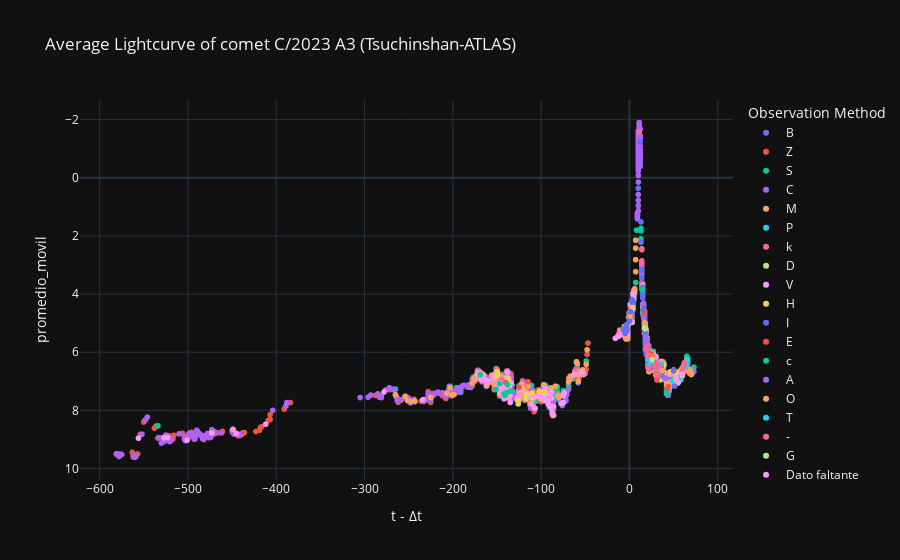

The notebook cell this image was saved under:
### Code cell
# Curva de luz Promediada
labels = {'delta_t':'t - Δt','magnitud_reducida':'Max apparent total magnitude reduced', 'obs_method_key' : 'Observation Method'}
fig = px.scatter(curva_de_luz_promediada_df, x='delta_t', y='promedio_movil', color='obs_method_key', template= 'plotly_dark', labels= labels, title= f'Average Lightcurve of comet {nombre_cometa} (Tsuchinshan-ATLAS)')
fig.update_yaxes(autorange="reversed")
fig.show()

### Figure 1 — Plotly figure (JSON) as saved in the notebook; plotly's stock layout.template omitted (floating-point values rounded to 4 significant figures; data arrays with more than 128 entries replaced by an {"elided": "..."} marker saying what was removed)
{"data": [{"hovertemplate": "Observation Method=B<br>t - Δt=%{x}<br>promedio_movil=%{y}<extra></extra>", "legendgroup": "B", "marker": {"color": "#636efa", "symbol": "circle"}, "mode": "markers", "name": "B", "showlegend": true, "type": "scattergl", "x": {"elided": "157 int values"}, "xaxis": "x", "y": {"elided": "157 float values"}, "yaxis": "y"}, {"hovertemplate": "Observation Method=Z<br>t - Δt=%{x}<br>promedio_movil=%{y}<extra></extra>", "legendgroup": "Z", "marker": {"color": "#EF553B", "symbol": "circle"}, "mode": "markers", "name": "Z", "showlegend": true, "type": "scattergl", "x": {"elided": "347 int values"}, "xaxis": "x", "y": {"elided": "347 float values"}, "yaxis": "y"}, {"hovertemplate": "Observation Method=S<br>t - Δt=%{x}<br>promedio_movil=%{y}<extra></extra>", "legendgroup": "S", "marker": {"color": "#00cc96", "symbol": "circle"}, "mode": "markers", "name": "S", "showlegend": true, "type": "scattergl", "x": {"elided": "424 int values"}, "xaxis": "x", "y": {"elided": "424 float values"}, "yaxis": "y"}, {"hovertemplate": "Observation Method=C<br>t - Δt=%{x}<br>promedio_movil=%{y}<extra></extra>", "legendgroup": "C", "marker": {"color": "#ab63fa", "symbol": "circle"}, "mode": "markers", "name": "C", "showlegend": true, "type": "scattergl", "x": {"elided": "581 int values"}, "xaxis": "x", "y": {"elided": "581 float values"}, "yaxis": "y"}, {"hovertemplate": "Observation Method=M<br>t - Δt=%{x}<br>promedio_movil=%{y}<extra></extra>", "legendgroup": "M", "marker": {"color": "#FFA15A", "symbol": "circle"}, "mode": "markers", "name": "M", "showlegend": true, "type": "scattergl", "x": {"elided": "516 int values"}, "xaxis": "x", "y": {"elided": "516 float values"}, "yaxis": "y"}, {"hovertemplate": "Observation Method=P<br>t - Δt=%{x}<br>promedio_movil=%{y}<extra></extra>", "legendgroup": "P", "marker": {"color": "#19d3f3", "symbol": "circle"}, "mode": "markers", "name": "P", "showlegend": true, "type": "scattergl", "x": [66, 64, 58, 56, 54, 49, 30, 24, 22, 18, 18, 17, 16, 16, 15, 15, 14, 3], "xaxis": "x", "y": [6.279, 6.508, 6.937, 6.864, 7.065, 6.973, 6.555, 6.131, 6.351, 5.55, 5.636, 4.751, 4.458, 4.501, 4.624, 3.83, 3.144, 4.586], "yaxis": "y"}, {"hovertemplate": "Observation Method=k<br>t - Δt=%{x}<br>promedio_movil=%{y}<extra></extra>", "legendgroup": "k", "marker": {"color": "#FF6692", "symbol": "circle"}, "mode": "markers", "name": "k", "showlegend": true, "type": "scattergl", "x": [62, 61, 60, 55, 45, 34, 30, 26, 25, 22, 21, 5, 4, 3, 1, 0, -1, -2, -2, -3, -3, -3, -4, -7, -9, -9, -12, -62, -94, -109, -110, -120, -138, -138, -138, -139, -139, -139, -139, -144, -148, -149, -150, -150, -153, -166], "xaxis": "x", "y": [6.367, 6.542, 6.649, 6.995, 6.726, 6.78, 6.322, 6.367, 6.233, 6.585, 6.08, 4.095, 4.049, 4.56, 4.43, 4.761, 5.013, 5.148, 5.3, 5.197, 5.366, 5.294, 5.282, 5.213, 5.389, 5.328, 5.354, 6.662, 7.563, 7.893, 7.391, 7.189, 7.265, 6.916, 6.758, 7.055, 7.067, 6.647, 6.703, 6.956, 6.928, 7.05, 6.592, 6.664, 7.29, 6.77], "yaxis": "y"}, {"hovertemplate": "Observation Method=D<br>t - Δt=%{x}<br>promedio_movil=%{y}<extra></extra>", "legendgroup": "D", "marker": {"color": "#B6E880", "symbol": "circle"}, "mode": "markers", "name": "D", "showlegend": true, "type": "scattergl", "x": [60, 55, 53, 46, 35, 34, 5, 4, 3, 0, -1, -2, -2, -3, -3, -3, -4, -96, -102, -110, -117, -122, -126, -137, -138, -141, -142], "xaxis": "x", "y": [6.802, 7.056, 6.945, 6.756, 6.95, 6.877, 4.033, 4.171, 4.975, 4.803, 5.029, 5.089, 5.288, 5.203, 5.366, 5.366, 5.328, 7.511, 7.399, 7.561, 7.582, 7.298, 7.777, 7.115, 7.22, 7.573, 7.488], "yaxis": "y"}, {"hovertemplate": "Observation Method=V<br>t - Δt=%{x}<br>promedio_movil=%{y}<extra></extra>", "legendgroup": "V", "marker": {"color": "#FF97FF", "symbol": "circle"}, "mode": "markers", "name": "V", "showlegend": true, "type": "scattergl", "x": [60, 55, 53, 46, 45, 41, 39, 35, 34, 30, 22, 18, 17, 5, 4, 3, 2, 1, 0, -1, -2, -2, -3, -3, -3, -4, -7, -9, -9, -12, -16, -54, -62, -74, -75, -75, -77, -86, -86, -87, -88, -88, -90, -90, -91, -92, -94, -95, -96, -96, -97, -100, -101, -102, -105, -107, -110, -111, -113, -115, -117, -120, -122, -125, -126, -127, -134, -135, -135, -136, -137, -137, -138, -139, -140, -141, -141, -142, -144, -145, -146, -147, -148, -148, -149, -150, -152, -154, -160, -161, -164, -165, -166, -166, -167, -168, -168, -172, -234, -278, -412, -445, -449, -473, -501, -523, -527, -556], "xaxis": "x", "y": [6.754, 7.019, 6.874, 6.749, 7.223, 6.929, 6.717, 6.707, 6.612, 6.151, 6.311, 5.236, 5.065, 4.17, 3.981, 4.932, 4.578, 4.345, 4.632, 5.028, 5.372, 5.315, 5.229, 5.366, 5.323, 5.351, 5.239, 5.326, 5.379, 5.447, 5.521, 6.694, 6.75, 7.401, 7.499, 7.733, 7.761, 7.862, 8.173, 8.093, 7.577, 7.374, 7.441, 7.854, 7.81, 7.784, 7.646, 7.238, 7.668, 7.582, 7.357, 7.56, 7.526, 7.444, 7.526, 7.933, 7.49, 7.783, 7.468, 7.425, 7.44, 7.345, 7.198, 7.26, 7.534, 7.596, 7.067, 7.497, 7.726, 7.156, 6.973, 7.301, 6.687, 6.888, 7.174, 7.145, 7.431, 7.602, 7.085, 7.325, 7.059, 7.362, 7.072, 7.187, 7.11, 6.721, 6.925, 6.812, 6.993, 7.056, 6.95, 6.793, 6.867, 6.77, 6.962, 6.906, 6.917, 6.765, 7.637, 7.368, 8.479, 8.8, 8.653, 8.778, 9.024, 8.936, 8.947, 8.957], "yaxis": "y"}, {"hovertemplate": "Observation Method=H<br>t - Δt=%{x}<br>promedio_movil=%{y}<extra></extra>", "legendgroup": "H", "marker": {"color": "#FECB52", "symbol": "circle"}, "mode": "markers", "name": "H", "showlegend": true, "type": "scattergl", "x": [53, 46, 39, 35, -96, -102, -110, -117, -122, -126, -137, -138, -138, -139, -139, -141, -142, -150, -150, -150, -150], "xaxis": "x", "y": [6.688, 6.677, 6.445, 6.85, 7.339, 7.343, 7.404, 7.466, 7.212, 7.677, 6.901, 7.016, 7.001, 7.065, 7.006, 7.459, 7.445, 6.827, 6.795, 6.764, 6.664], "yaxis": "y"}, {"hovertemplate": "Observation Method=I<br>t - Δt=%{x}<br>promedio_movil=%{y}<extra></extra>", "legendgroup": "I", "marker": {"color": "#636efa", "symbol": "circle"}, "mode": "markers", "name": "I", "showlegend": true, "type": "scattergl", "x": [51, 50, 40, 37, 36, 34, 27, 25, 25, 25, 24, 24, 23, 22, 22, 22, 22, 22, 21, 21, 21, 20, 20, 20, 20, 19, 19, 19, 19, 19, 18, 18, 18, 18, 18, 18, 18, 18, 18, 18, 17, 17, 17, 17, 17, 17, 17, 17, 16, 16, 16, 16, 16, 16, 15, 15, 15, 15, 15, 15, 15, 15, 15, 15, 15, 15, 14, 14, 14, 14, 13, 13, 12, 10, 4, 4, 4, 4, 3, 3, 3, 3, 3, 3, 3, 2, 2, 2, 1, 1, 1, 1, 0, 0, 0, 0, 0, -3, -3, -3, -5, -5, -6, -7], "xaxis": "x", "y": [7.167, 6.643, 6.885, 6.678, 6.749, 6.815, 6.297, 6.517, 6.204, 6.09, 6.205, 6.191, 6.351, 6.331, 6.411, 6.197, 6.225, 6.011, 6.009, 5.994, 5.794, 6.023, 5.637, 5.823, 5.866, 6.07, 5.726, 5.555, 5.398, 5.855, 5.928, 5.564, 5.45, 5.35, 5.707, 5.279, 5.307, 5.393, 5.522, 5.407, 5.008, 4.994, 5.023, 4.894, 4.894, 4.78, 4.923, 5.023, 4.542, 4.487, 4.601, 4.429, 4.501, 4.672, 4.002, 4.13, 3.887, 4.073, 3.873, 3.887, 3.845, 3.845, 3.773, 3.83, 3.816, 3.916, 3.822, 3.444, 3.187, 3.158, 2.221, 1.519, -1.236, 0.3607, 4.296, 4.285, 4.242, 4.285, 4.23, 4.19, 4.284, 4.76, 4.603, 4.603, 4.617, 4.62, 4.551, 4.567, 4.627, 4.614, 4.573, 4.688, 4.76, 4.904, 4.932, 4.847, 4.932, 5.052, 5.194, 5.266, 5.159, 5.354, 5.213, 5.235], "yaxis": "y"}, {"hovertemplate": "Observation Method=E<br>t - Δt=%{x}<br>promedio_movil=%{y}<extra></extra>", "legendgroup": "E", "marker": {"color": "#EF553B", "symbol": "circle"}, "mode": "markers", "name": "E", "showlegend": true, "type": "scattergl", "x": [44, 43, 35, 33, 32, 31, 25, 24, 16, -140], "xaxis": "x", "y": [7.184, 7.277, 6.721, 6.811, 6.596, 6.945, 6.076, 6.133, 4.684, 7.046], "yaxis": "y"}, {"hovertemplate": "Observation Method=c<br>t - Δt=%{x}<br>promedio_movil=%{y}<extra></extra>", "legendgroup": "c", "marker": {"color": "#00cc96", "symbol": "circle"}, "mode": "markers", "name": "c", "showlegend": true, "type": "scattergl", "x": [42, 34, 15, -135, -138, -139, -141, -142, -147, -151, -169], "xaxis": "x", "y": [7.417, 6.744, 3.845, 7.34, 7.116, 7.388, 7.488, 7.43, 7.076, 7.274, 6.776], "yaxis": "y"}, {"hovertemplate": "Observation Method=A<br>t - Δt=%{x}<br>promedio_movil=%{y}<extra></extra>", "legendgroup": "A", "marker": {"color": "#ab63fa", "symbol": "circle"}, "mode": "markers", "name": "A", "showlegend": true, "type": "scattergl", "x": [41, 36, 35, 26, 24, 22, 21, 20, 20, 19, 18, 18, 18, 17, 16, 15], "xaxis": "x", "y": [6.9, 6.535, 6.592, 6.295, 6.205, 6.382, 6.137, 5.751, 5.951, 5.583, 5.479, null, null, 4.98, 4.824, 4.334], "yaxis": "y"}, {"hovertemplate": "Observation Method=O<br>t - Δt=%{x}<br>promedio_movil=%{y}<extra></extra>", "legendgroup": "O", "marker": {"color": "#FFA15A", "symbol": "circle"}, "mode": "markers", "name": "O", "showlegend": true, "type": "scattergl", "x": [37, 32, 30, 29, 24, 23, 17, 1], "xaxis": "x", "y": [6.635, 6.539, 6.513, 6.476, 6.333, 6.237, 4.994, 4.759], "yaxis": "y"}, {"hovertemplate": "Observation Method=T<br>t - Δt=%{x}<br>promedio_movil=%{y}<extra></extra>", "legendgroup": "T", "marker": {"color": "#19d3f3", "symbol": "circle"}, "mode": "markers", "name": "T", "showlegend": true, "type": "scattergl", "x": [36, 23, 22], "xaxis": "x", "y": [6.406, 6.379, 6.225], "yaxis": "y"}, {"hovertemplate": "Observation Method=-<br>t - Δt=%{x}<br>promedio_movil=%{y}<extra></extra>", "legendgroup": "-", "marker": {"color": "#FF6692", "symbol": "circle"}, "mode": "markers", "name": "-", "showlegend": true, "type": "scattergl", "x": [33, 32, 31, 30, 30, 29, 26, 24, 24, 22, 21, 20, 19, 14, 14, 14, 14, 11], "xaxis": "x", "y": [6.49, 6.801, 6.501, 6.722, 6.565, 6.461, 6.134, 6.141, 6.191, 6.531, 6.09, 5.803, 5.887, 2.944, 2.958, 2.858, 2.472, -1.579], "yaxis": "y"}, {"hovertemplate": "Observation Method=G<br>t - Δt=%{x}<br>promedio_movil=%{y}<extra></extra>", "legendgroup": "G", "marker": {"color": "#B6E880", "symbol": "circle"}, "mode": "markers", "name": "G", "showlegend": true, "type": "scattergl", "x": [26, 18, 17], "xaxis": "x", "y": [6.252, 5.193, 5.157], "yaxis": "y"}, {"hovertemplate": "Observation Method=Dato faltante<br>t - Δt=%{x}<br>promedio_movil=%{y}<extra></extra>", "legendgroup": "Dato faltante", "marker": {"color": "#FF97FF", "symbol": "circle"}, "mode": "markers", "name": "Dato faltante", "showlegend": true, "type": "scattergl", "x": [18], "xaxis": "x", "y": [null], "yaxis": "y"}, {"hovertemplate": "Observation Method=t<br>t - Δt=%{x}<br>promedio_movil=%{y}<extra></extra>", "legendgroup": "t", "marker": {"color": "#FECB52", "symbol": "circle"}, "mode": "markers", "name": "t", "showlegend": true, "type": "scattergl", "x": [4, 2], "xaxis": "x", "y": [4.471, 4.555], "yaxis": "y"}, {"hovertemplate": "Observation Method=i<br>t - Δt=%{x}<br>promedio_movil=%{y}<extra></extra>", "legendgroup": "i", "marker": {"color": "#636efa", "symbol": "circle"}, "mode": "markers", "name": "i", "showlegend": true, "type": "scattergl", "x": [1], "xaxis": "x", "y": [4.601], "yaxis": "y"}, {"hovertemplate": "Observation Method=d<br>t - Δt=%{x}<br>promedio_movil=%{y}<extra></extra>", "legendgroup": "d", "marker": {"color": "#EF553B", "symbol": "circle"}, "mode": "markers", "name": "d", "showlegend": true, "type": "scattergl", "x": [-115, -125], "xaxis": "x", "y": [7.014, 7.207], "yaxis": "y"}], "layout": {"legend": {"title": {"text": "Observation Method"}, "tracegroupgap": 0}, "title": {"text": "Average Lightcurve of comet C/2023 A3 (Tsuchinshan-ATLAS)"}, "xaxis": {"anchor": "y", "domain": [0, 1], "title": {"text": "t - Δt"}}, "yaxis": {"anchor": "x", "autorange": "reversed", "domain": [0, 1], "title": {"text": "promedio_movil"}}}}
